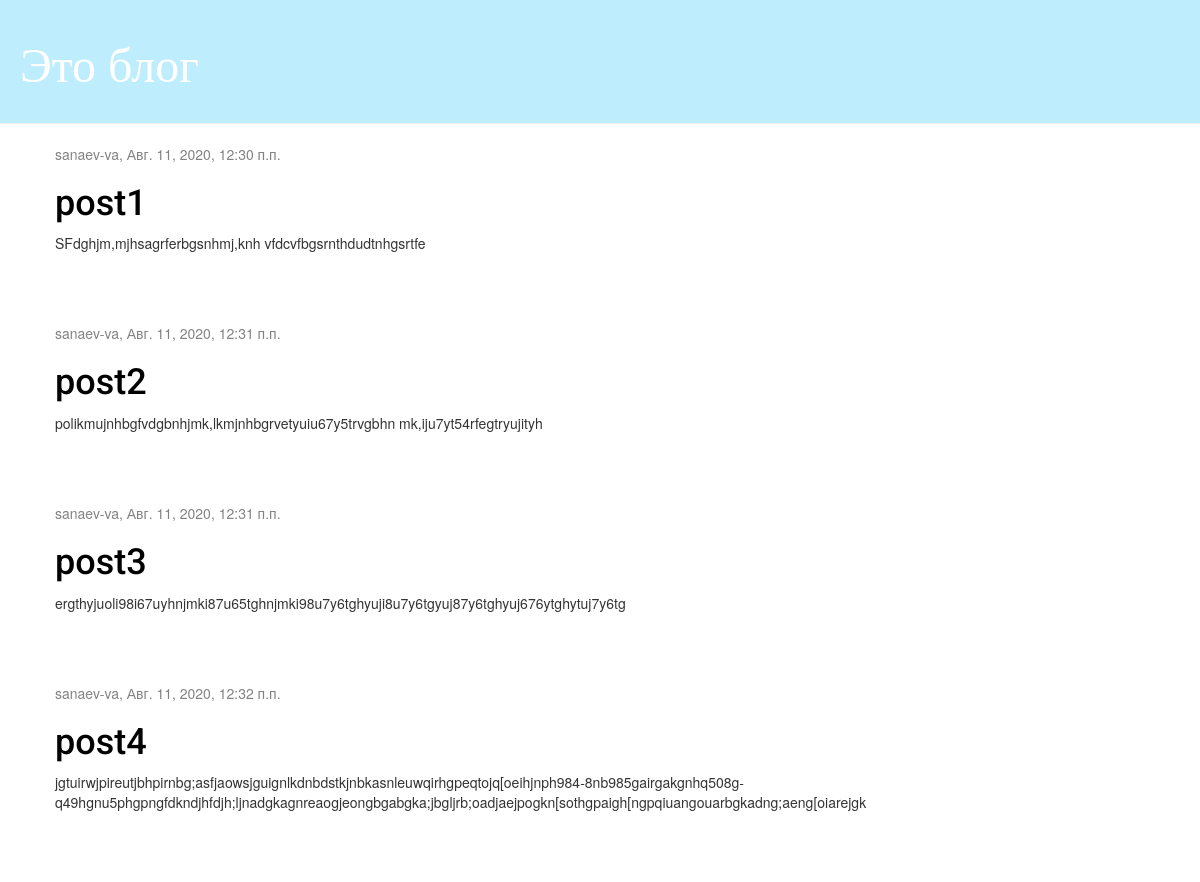
Before: / with the older database file.
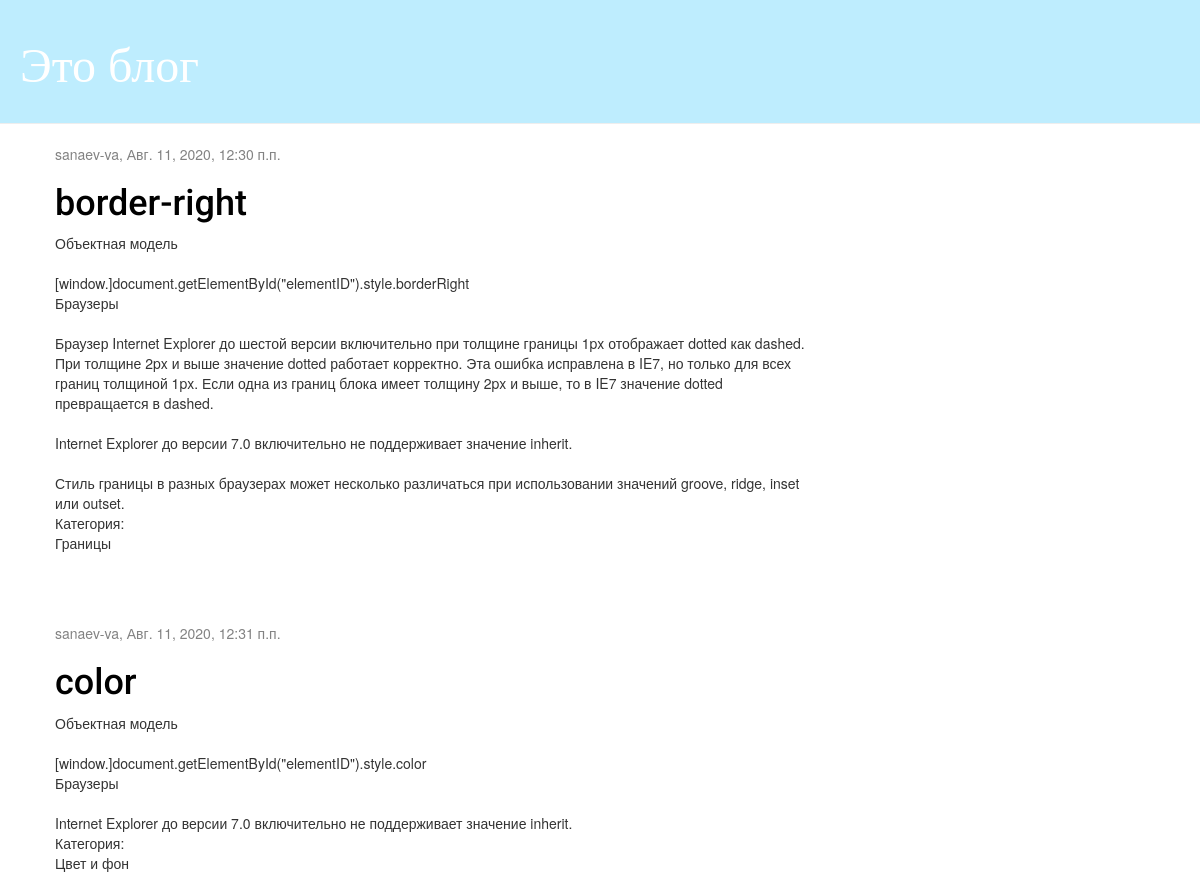
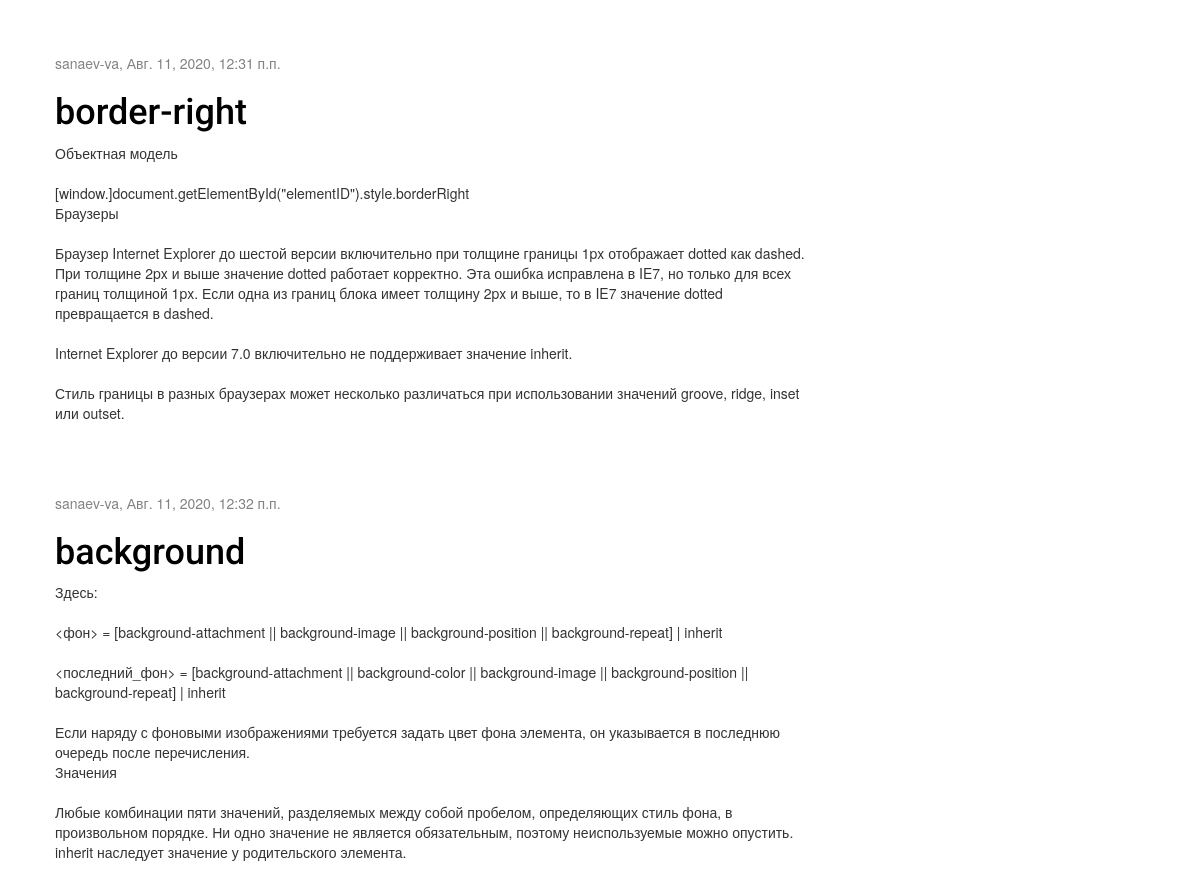
After: the same page with the newer database file (2 pictures, top to bottom).
### blog/models.py (models this page shows, shortened)
class Post(models.Model):
    autor = models.ForeignKey(settings.AUTH_USER_MODEL, on_delete=models.CASCADE)
    title = models.CharField(max_length=200)
    text = models.TextField()
    created_date = models.DateTimeField(default=timezone.now())
    published_date = models.DateTimeField(blank=True, null=True)

### blog/views.py (the view)
# urls.py: path('', views.post_list, name='post_list'),
def post_list(request):
    posts = Post.objects.filter(published_date__lte=timezone.now()).order_by('published_date')
    return render(request, 'blog/posts_list.html', {'posts': posts})

### blog/templates/blog/posts_list.html
{% extends 'blog/base.html' %}
{% block content %}
    {% for post in posts %}
        <div class="post">
            <div class="date">
                <p> {{ post.autor }}, {{ post.published_date }}</p>
            </div>
                <h1><a href="{% url 'post_detail' pk=post.pk %}">{{ post.title }}</a></h1>
                    <p>{{ post.text|linebreaksbr }}</p>
        </div>
    {% endfor %}
{% endblock %}

### blog/templates/blog/base.html (shortened to what this page needs)
{% load static %}
<html>
<head>
    <link rel="stylesheet" href="//maxcdn.bootstrapcdn.com/bootstrap/3.2.0/css/bootstrap.min.css">
    <link rel="stylesheet" href="//maxcdn.bootstrapcdn.com/bootstrap/3.2.0/css/bootstrap-theme.min.css">
    <link rel="stylesheet" href="{% static 'css/blog.css' %}">
    <link rel="stylesheet" href="{% static 'css/blog.css' %}">
</head>
<body>
<body>
    <div class="page-header">
        <h1><a href="/">Это блог</a></h1>
    </div>
    <div class="content container">
        <div class="row">
            <div class="col-md-8">
            {% block content %}
            {% endblock %}
            </div>
        </div>
    </div>
</body>
</body>
</html>

### blog/static/css/blog.css (style rules this page uses)
.page-header { background-color: #beedfe; margin-top: 0; padding: 20px 20px 20px 20px; }
.page-header h1, .page-header h1 a, .page-header h1 a:visited, .page-header h1 a:active { color: #ffffff; font-size: 36pt; text-decoration: none; }
.content { margin-left: 40px; }
h1, h2, h3, h4 { font-family: 'Roboto', cursive; }
.date { color: #828282; }
.post { margin-bottom: 70px; }
.post h1 a, .post h1 a:visited { color: #000000; }

Changed rows visible on the page:
changed Post: title "post1" → "border-right"; text "SFdghjm,mjhsagrferbgsnhmj,knh vfdcvfbgsrnthdudtnhgsrtfe" → "Объектная модель [window.]document.getElementById(\"elementID\").style.borderRight Браузеры Браузер Internet Explorer до шестой версии включительно при толщине границы 1px отображает dotted как dashed. При толщине 2px и выше значение dotted работает корректно. Эта ошибка исправлена в IE7, но только для всех границ толщиной 1px. Если одна из границ блока имеет толщину 2px и выше, то в IE7 значение dotted превращается в dashed. Internet Explorer до версии 7.0 включительно не поддерживает значение inherit. Стиль границы в разных браузерах может несколько различаться при использовании значений groove, ridge, inset или outset. Категория: Границы"
changed Post: title "post2" → "color"; text "polikmujnhbgfvdgbnhjmk,lkmjnhbgrvetyuiu67y5trvgbhn mk,iju7yt54rfegtryujityh" → "Объектная модель [window.]document.getElementById(\"elementID\").style.color Браузеры Internet Explorer до версии 7.0 включительно не поддерживает значение inherit. Категория: Цвет и фон"
changed Post: title "post3" → "border-right"; text "ergthyjuoli98i67uyhnjmki87u65tghnjmki98u7y6tghyuji8u7y6tgyuj87y6tghyuj676ytghytuj7y6tg" → "Объектная модель [window.]document.getElementById(\"elementID\").style.borderRight Браузеры Браузер Internet Explorer до шестой версии включительно при толщине границы 1px отображает dotted как dashed. При толщине 2px и выше значение dotted работает корректно. Эта ошибка исправлена в IE7, но только для всех границ толщиной 1px. Если одна из границ блока имеет толщину 2px и выше, то в IE7 значение dotted превращается в dashed. Internet Explorer до версии 7.0 включительно не поддерживает значение inherit. Стиль границы в разных браузерах может несколько различаться при использовании значений groove, ridge, inset или outset."
changed Post: title "post4" → "background"; text "jgtuirwjpireutjbhpirnbg;asfjaowsjguignlkdnbdstkjnbkasnleuwqirhgpeqtojq[oeihjnph984-8nb985gairgakgnhq508g-q49hgnu5phgpngfdkndjhfdjh;ljnadgkagnreaogjeongbgabgka;jbgljrb;oadjaejpogkn[sothgpaigh[ngpqiuangouarbgkadng;aeng[oiarejgk" → "Здесь: <фон> = [background-attachment || background-image || background-position || background-repeat] | inherit <последний_фон> = [background-attachment || background-color || background-image || background-position || background-repeat] | inherit Если наряду с фоновыми изображениями требуется задать цвет фона элемента, он указывается в последнюю очередь после перечисления. Значения Любые комбинации пяти значений, разделяемых между собой пробелом, определяющих стиль фона, в произвольном порядке. Ни одно значение не является обязательным, поэтому неиспользуемые можно опустить. inherit наследует значение у родительского элемента."
